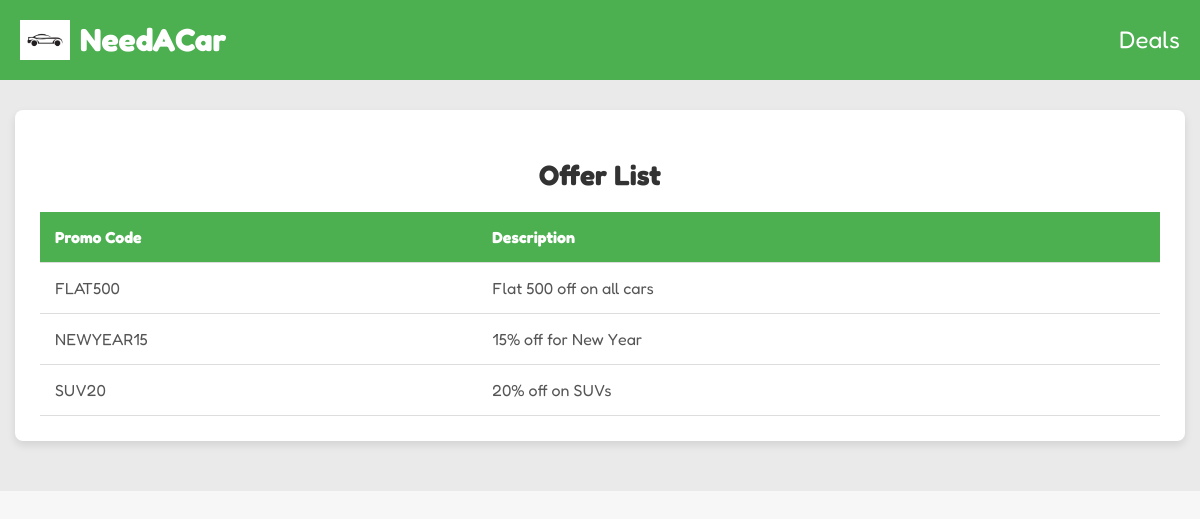
/deals.php, run on an earlier commit of the app's database.
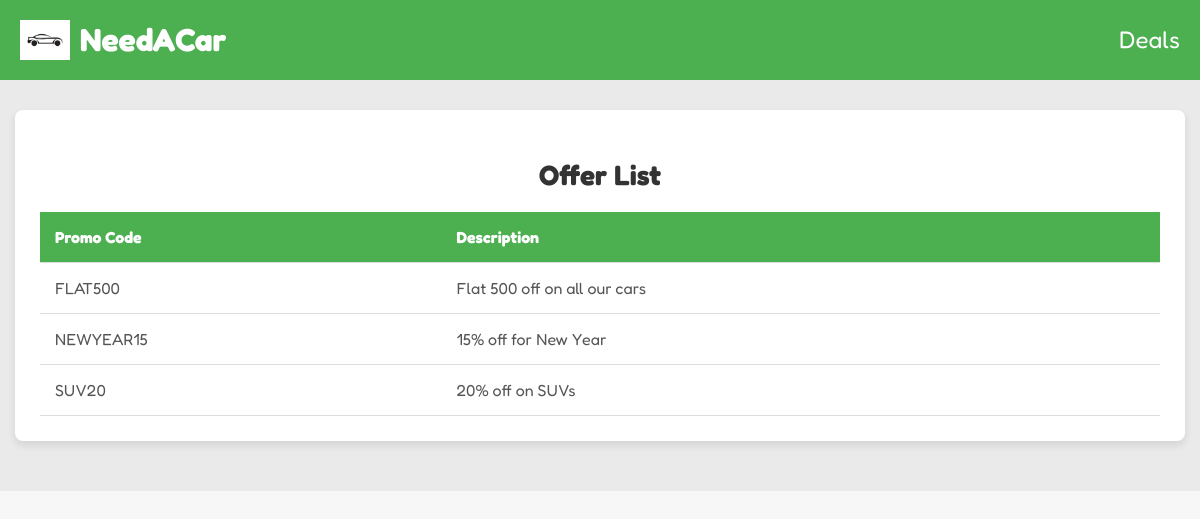
And on a later commit of the database.
### tables this page shows
CREATE TABLE `offer_details` (
  `Promo_Code` varchar(15) NOT NULL,
  `Description` varchar(50) DEFAULT NULL,
  `Promo_Type` varchar(20) NOT NULL,
  `Percentage` int(11) DEFAULT NULL,
  `Discounted_Amount` int(11) DEFAULT NULL
);

### deals.php (the view, shortened to what this page needs)
<!DOCTYPE html>
<html lang="en">
<head>
    <link rel="stylesheet" href="styleadmintable.css" />
</head>
<body>
    <header class="header">
        <div class="logo-container">
            <img src="auto-car-logo-template-vector-icon.jpg" alt="Logo" class="header-image">
            <a href="index.php" style="text-decoration: none;">
                <h1 class="title" style="color: white;">NeedACar</h1>
            </a>
        </div>
        <h2 class="dashboard-title">Deals</h2>
    </header>
    <main>
        <section class="deal">
            <div class="deal_box">
                <h1>Offer List</h1>
                <table class="deal_table">
                    <thead>
                        <tr>
                            <th>Promo Code</th>
                            <th>Description</th>
                        </tr>
                    </thead>
                    <tbody>
                        <?php
                        require_once("connect.php");
                        $sql = "SELECT * FROM offer_details";
                        $result = mysqli_query($conn, $sql);
                        if(mysqli_num_rows($result) > 0){
                            while($row = mysqli_fetch_array($result)){
                        ?>
                        <tr>
                            <td><?php echo $row["Promo_Code"]; ?></td>
                            <td><?php echo $row["Description"]; ?></td>
                        </tr>
                        <?php
                            }
                        }
                        ?>
                    </tbody>
                </table>
            </div>
        </section>
        <br>

What changed in the data, as far as the page shows it:
changed offer_details "FLAT500": Description "Flat 500 off on all cars" → "Flat 500 off on all our cars"
